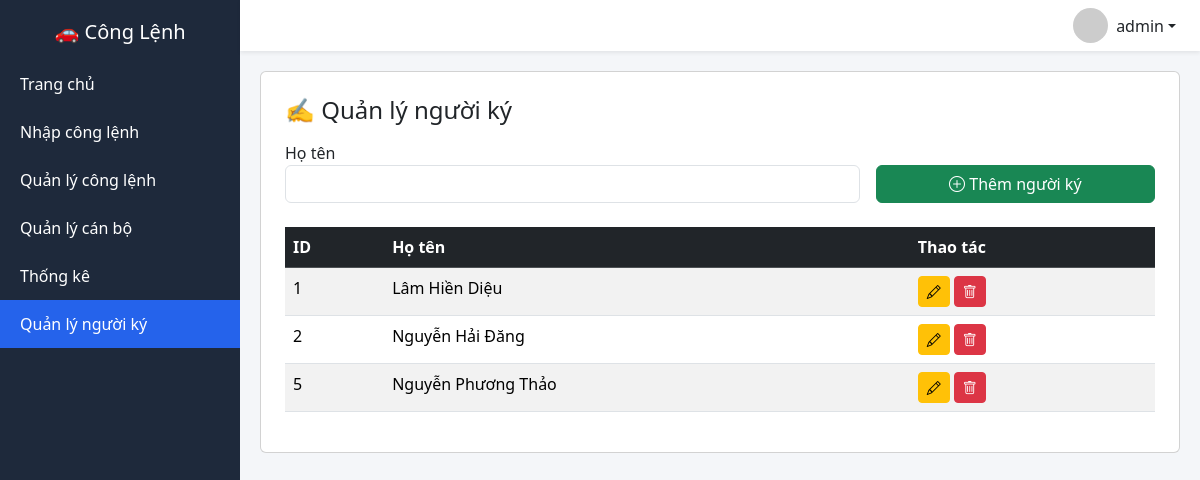
The app's page /quanly_nguoiky (signed in) with its own data.
### tables this page shows
CREATE TABLE nguoiky(
        id INTEGER PRIMARY KEY AUTOINCREMENT,
        ho_ten TEXT
    );

### app.py (the view)
@app.route("/quanly_nguoiky")
def quanly_nguoiky():
    if not login_required():
        return redirect("/login")
    if not check_role(["admin","user"]):
        return "Không có quyền!"
    conn = sqlite3.connect(DB)
    conn.row_factory = sqlite3.Row
    c = conn.cursor()
    c.execute("SELECT * FROM nguoiky ORDER BY ho_ten ASC")
    data = c.fetchall()
    conn.close()
    return render_template("quanly_nguoiky.html", data=data)

### app.py (called while the page is built)
def login_required():
    return "user" in session

def check_role(roles):
    return session.get("role") in roles

@app.before_request
def require_login():
    allowed_routes = [
        "login",
        "static",
        "api_nguoidicongtac",
        "api_nguoiky"
    ]
    if request.endpoint is None:
        return
    if request.endpoint not in allowed_routes and "user" not in session:
        return redirect("/login")

### templates/quanly_nguoiky.html
{% extends "layout.html" %}
{% block content %}
<div class="card p-4 card-dashboard">
<h4 class="mb-3">✍️ Quản lý người ký</h4>
<form method="post" action="/them_nguoiky" class="row g-3 mb-4">
    <div class="col-md-8">
        <label>Họ tên</label>
        <input name="ho_ten" required class="form-control">
    </div>
    <div class="col-md-4 d-flex align-items-end">
        <button class="btn btn-success w-100">
            <i class="bi bi-plus-circle"></i> Thêm người ký
        </button>
    </div>
</form>
<table class="table table-striped table-hover">
<thead class="table-dark">
<tr>
<th>ID</th>
<th>Họ tên</th>
<th>Thao tác</th>
</tr>
</thead>
<tbody>
{% for row in data %}
<tr>
<td>{{ row.id }}</td>
<td>{{ row.ho_ten }}</td>
<td>
<a href="/sua_nguoiky/{{row.id}}" class="btn btn-warning btn-sm">
<i class="bi bi-pencil"></i>
</a>
<a href="/xoa_nguoiky/{{row.id}}"
   class="btn btn-danger btn-sm"
   onclick="return confirm('Xóa người ký này?')">
<i class="bi bi-trash"></i>
</a>
</td>
</tr>
{% endfor %}
</tbody>
</table>
</div>
{% endblock %}

### templates/layout.html (style rules this page uses)
body { background:#f4f6f9; margin:0; font-family:Segoe UI,Arial; }

### records on screen
nguoiky: id "1", ho_ten "Lâm Hiền Diệu"
nguoiky: id "2", ho_ten "Nguyễn Hải Đăng"
nguoiky: id "5", ho_ten "Nguyễn Phương Thảo"

### other values on screen
{{ session.get('user') }} "admin"
